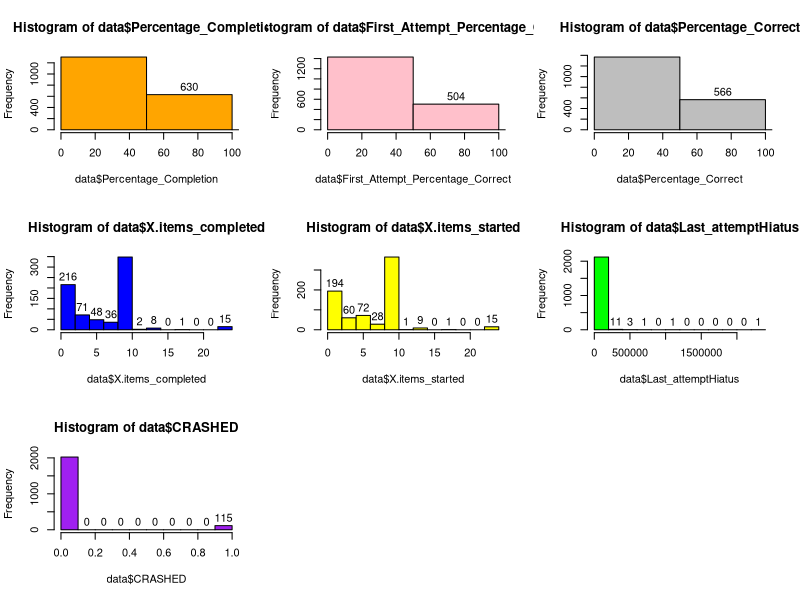

The R script that drew this image:
getwd()
data <- read.csv("Activity_Table_CD2_131_19June2022.csv",nrows=100000, header = TRUE)
View(data)
df <- read.csv("Activity_Table_CD2_131_19June2022.csv", header = TRUE)
View(df)
par(mfrow=c(3,3))
hist(data$Percentage_Completion, col = 'orange', freq = TRUE, labels=TRUE,xlim = c(0,100))
hist(data$First_Attempt_Percentage_Correct, col = 'pink', freq = TRUE, labels=TRUE,xlim = c(0,100))
hist(data$Percentage_Correct, col = 'gray', freq = TRUE, labels=TRUE,xlim = c(0,100))
hist(data$X.items_completed, col = 'blue', freq = TRUE, labels=TRUE)
hist(data$X.items_started, col = 'yellow', freq = TRUE, labels=TRUE)
#hiatus
hist(data$Last_attemptHiatus, col = 'green', freq = TRUE, labels=TRUE)
#crash rate
hist(data$CRASHED, col = 'purple', freq = TRUE, labels=TRUE)

